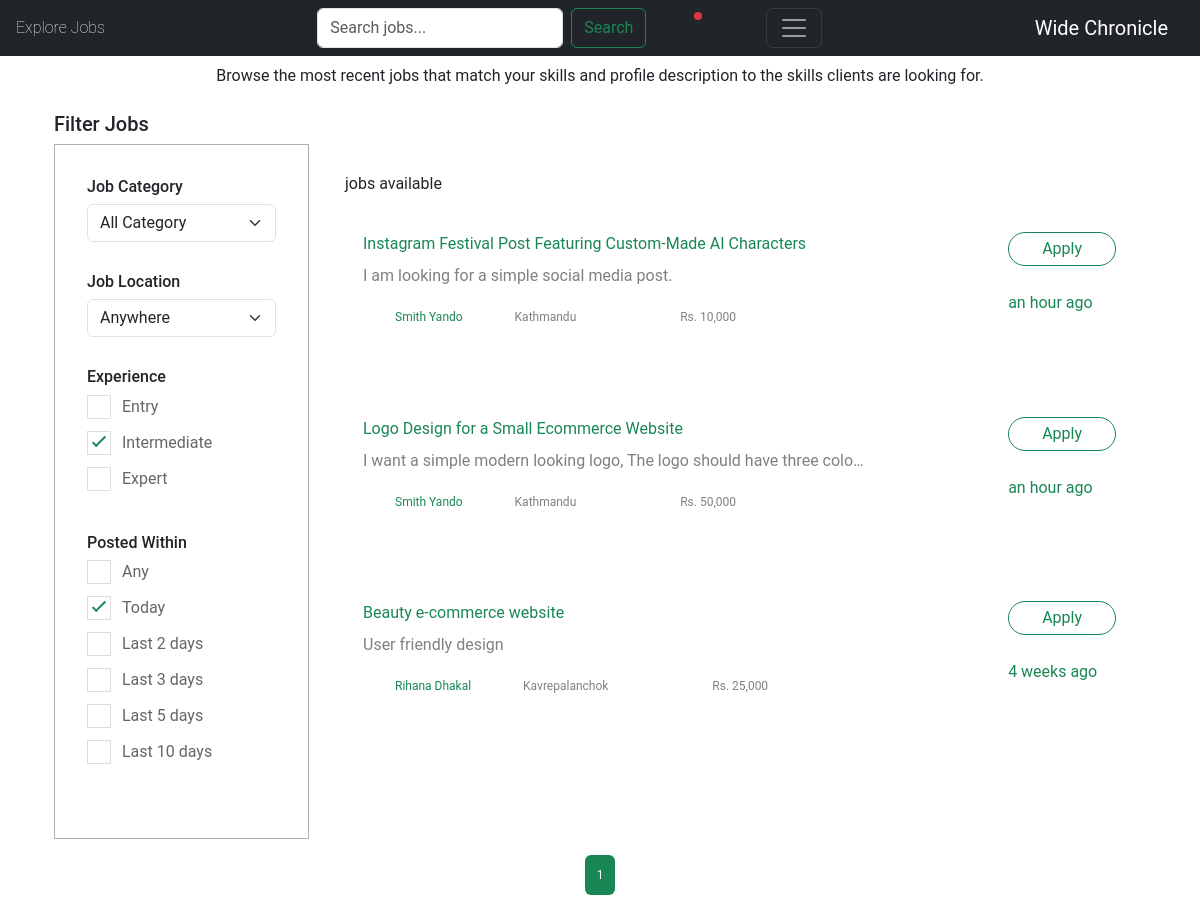
The page /find-work/ (signed in) on the database its author committed.
### jobs/models.py (models this page shows, shortened)
class Job(models.Model):
    buyer = models.ForeignKey(Buyer, on_delete=models.CASCADE)
    title = models.CharField(max_length=200)
    budget = models.IntegerField(validators=[MinValueValidator(1000)])
    description = models.TextField()
    requirement = models.TextField()
    expertise_required = models.CharField(choices=SPECIALITY_CHOICES, max_length=50, default="None" )
    timestamp = models.DateTimeField(auto_now_add=True)
    code = models.CharField(max_length=10, unique=True, primary_key=True,)
    class Meta:
        ordering = ['-timestamp']

class Buyer(models.Model):
    owner = models.OneToOneField(User, on_delete=models.CASCADE, )
    name = models.CharField(max_length=50)
    profile_pic = models.ImageField(upload_to="profile/")
    bio = models.TextField(blank=True)
    location = models.CharField(choices=LOCATION_CHOICES, max_length=100)

### jobs/views.py (the view)
# urls.py: path('find-work/',JobListView.as_view(), name='job-list'),
class JobListView(LoginRequiredMixin,ListView):
    model = Job
    template_name = 'jobs/job_list.html'
    context_object_name = 'jobs'
    paginate_by = 5
    login_url = 'handle-login'
    def get_context_data(self, **kwargs):
        context = super().get_context_data(**kwargs)
        query = self.request.GET.get('q')
        location = self.request.GET.get('location')
        if query:
            job_queryset = Job.objects.filter(title__icontains=query)
        elif location:
            job_queryset = Job.objects.filter(buyer__location=location)
        else:
            job_queryset = Job.objects.all()
        context['speciality_choices'] = SPECIALITY_CHOICES
        context['location_choices'] = LOCATION_CHOICES
        applied_jobs = ApplyJob.objects.filter(user=self.request.user).values_list('Job__code', flat=True)
        for job in job_queryset:
            job.has_applied = job.code in applied_jobs
        context['jobs'] = job_queryset
        return context
    def get_queryset(self):
        query = self.request.GET.get('q')
        location = self.request.GET.get('location')
        queryset = Job.objects.all()
        if query:
            queryset = queryset.filter(title__icontains=query)
        if location:
            queryset = queryset.filter(buyer__location=location)
        return queryset.order_by('-timestamp')

### accounts/models.py (called while the page is built)
    def role(self):
        if hasattr(self, 'seller'):
            return 'Seller'
        elif hasattr(self, 'buyer'):
            return 'Buyer'
        else:
            return None

    def name(user):
        if hasattr(user, 'seller'):
            return user.seller.name
        elif hasattr(user, 'buyer'):
            return user.buyer.name

    def profile_pic(user):
        if hasattr(user, 'seller'):
            return user.seller.profile_pic.url
        elif hasattr(user, 'buyer'):
            return user.buyer.profile_pic.url
        return user.profile_pic

### jobs/context_processors.py (called while the page is built)
def unread_notifications(request):
    if request.user.is_authenticated:
        unread_count = Notification.objects.filter(user=request.user, is_read=False).count()
    else:
        unread_count = 0
    return {
        'unread_notifications_count': unread_count
    }

### jobs/templates/jobs/job_list.html (shortened to what this page needs)
{% extends 'jobs/_base.html' %}
{% load humanize %}
{% block content%}
{% load icon %}
<div class="container ">
    <div class="row text-center pb-4 pt-2">
        <div>Browse the most recent jobs that match your skills and profile description to the skills clients are looking for.</div>
    </div>
    <div class="job-listing-area pt-120 pb-120">
        <div class="container">
            <div class="row">
                <div class="col-xl-3 col-lg-3 col-md-4">
                    <div class="row">
                        <div class="col-12">
                                <h5>Filter Jobs</h5>
                        </div>
                    </div>
                    <div class="job-category-listing mb-3">
                        <div class="single-listing">
                                 <h6>Job Category</h6>
                            <div class="select-job-items2">
                                <select name="select" class="form-select">
                                    <option value="">All Category</option>
                                </select>
                            </div>
                        </div>
                        <div class="single-listing">
                            <div class="small-section-tittle2">
                                <h6>Job Location</h6>
                            </div>
                            <div class="select-job-items2">
                                <form method="GET" action="{% url 'job-list' %}">
                                    <select name="location" class="form-select" onchange="this.form.submit()">
                                        <option value="">Anywhere</option>
                                    </select>
                                </form>
                            </div>
                        </div>
                        <div class="single-listing">
                            <div class="select-Categories pt-80 pb-50">
                                <div class="small-section-tittle2">
                                    <h6>Experience</h6>
                                </div>
                                <label class="container">Entry
                                    <span class="checkmark"></span>
                                </label>
                                <label class="container">Intermediate
                                    <span class="checkmark"></span>
                                </label>
                                <label class="container">Expert
                                    <span class="checkmark"></span>
                                </label>
                            </div>
                        </div>
                        <div class="single-listing">
                            <div class="select-Categories pb-50">
                                <div class="small-section-tittle2">
                                    <h6>Posted Within</h6>
                                </div>
                                <label class="container">Any
                                    <span class="checkmark"></span>
                                </label>
                                <label class="container">Today
                                    <span class="checkmark"></span>
                                </label>
                                <label class="container">Last 2 days
                                    <span class="checkmark"></span>
                                </label>
                                <label class="container">Last 3 days
                                    <span class="checkmark"></span>
                                </label>
                                <label class="container">Last 5 days
                                    <span class="checkmark"></span>
                                </label>
                                <label class="container">Last 10 days
                                    <span class="checkmark"></span>
                                </label>
                            </div>
                        </div>
                    </div>
                </div>
                <div class="col-xl-9 col-lg-9 col-md-8">
                    <section class="featured-job-area">
                        <div class="container">
                            <div class="row">
                                <div class="col-lg-12">
                                    <div>
                                        <span class="float-start">{{ total_jobs_count }} jobs available</span>
                                    </div>
                                </div>
                            </div>
                        {% for job in jobs %}
                        <div class="row">
                            <div class="single-job-items  ">
                                <div class="job-tittle col-8 float-start text-wrap">
                                        <a href="{% url 'job-detail' job.code %}" class=" text-decoration-none">
                                            {{ job.title}}
                                        </a>
                                        <p class="text-truncate pt-2 " >{{job.description}}</p>
                                        <ul>
                                            <li> {% icon "user" %} <a href="{% url 'buyer-detail' job.buyer.id %}">{{ job.buyer.name}} </a> </li>
                                            <li>{% icon "map-pin" %}{{ job.buyer.location}}</li>
                                            <li>Rs. {{job.budget|intcomma}}</li>
                                        </ul>
                                </div>
                                <div class="items-link float-end">
                                    <a href="{% url 'job-detail' job.code %}" class="text-decoration-none">Apply</a>
                                    <span>{{job.timestamp|naturaltime}}</span>
                                </div>
                            </div>
                        </div>
                        {% endfor %}
                        </div>
                    </section>
                </div>
            </div>
        </div>
    </div>
    <div class="pagination-area pb-115 text-center">
        <div class="container">
            <div class="row">
                <div class="col-12 text-center">
                    <nav aria-label="Page navigation ">
                        <ul class="pagination justify-content-center">
                            {% for num in page_obj.paginator.page_range %}
                                {% if num == page_obj.number %}
                                    <li class="page-item active" aria-current="page">
                                        <a class="page-link" href="?page={{ num }}">{{ num }}</a>
                                    </li>
                                {% elif num > page_obj.number|add:'-3' and num < page_obj.number|add:'3' %}
                                    <li class="page-item">
                                        <a class="page-link" href="?page={{ num }}">{{ num }}</a>
                                    </li>
                                {% endif %}
                            {% endfor %}
                        </ul>
                    </nav>
                </div>
            </div>
        </div>
    </div>
</div>
{% endblock content%}

### jobs/static/css/style.css (style rules this page uses)
a { color: #198754; }
.single-job-items { padding: 36px 30px; transition: .4s; }
.single-job-items .job-tittle a { color: #198754; transition: .4s; overflow: hidden; text-decoration: none; }
.single-job-items .job-tittle p { color: #808080; }
.single-job-items .job-tittle ul li { display: inline-block; margin-right: 48px; font-size: 12px; color: #808080; line-height: 1.8; }
.single-job-items .job-tittle ul li:last-child { margin-right: 0; }
.items-link a { color: #198754; border: 1px solid #198754; border-radius: 30px; padding: 4px 33px; text-align: center; margin-bottom: 25px; float:right; }
.items-link span { color: #198754; display: block; }
.job-category-listing { padding: 2rem; display: block; border: solid #b1b1b1 1px; }
.job-category-listing .single-listing { padding-bottom: 30px; }
.job-category-listing .single-listing .select-Categories .container { display: block; position: relative; padding-left: 35px; margin-bottom: 12px; cursor: pointer; color: #666666; font-size: 16px; user-select: none; }
.job-category-listing .single-listing .select-Categories .checkmark { position: absolute; top: 0; left: 0; height: 24px; width: 24px; border: 1px solid #ddd; }
.job-category-listing .single-listing .select-Categories .checkmark:after { content: ""; position: absolute; display: none; }
.job-category-listing .single-listing .select-Categories .container input:checked ~ .checkmark:after { display: block; }
.job-category-listing .single-listing .select-Categories .container .checkmark::after { left: 8px; top: 1px; width: 6px; height: 14px; border: solid #198754; border-width: 0px 2px 2px 0; transform: rotate(45deg); }
.pagination-area .page-item { margin: 0; }
.pagination-area .page-link { border: 0; font-size: 12px; text-align: center; background: none; box-shadow: none; outline: 0; color: #777777; padding: 11px 12px; background: #fff; margin: 0 3px; border-radius: 5px; border: 1px solid #f0f0f0; }
.pagination-area .page-item.active .page-link { z-index: 1; border: 0; position: relative; box-shadow: none; outline: 0; background: #198754; color: #fff; }

### jobs/static/css/main.css (style rules this page uses)
:root { --default-font: "Roboto", system-ui, -apple-system, "Segoe UI", Roboto, "Helvetica Neue", Arial, "Noto Sans", "Liberation Sans", sans-serif, "Apple Color Emoji", "Segoe UI Emoji", "Segoe UI Symbol", "Noto Color Emoji"; --heading-font: "Poppins", sans-serif; --nav-font: "Poppins", sans-serif; }
:root { --background-color: #ffffff; --default-color: #212529; --heading-color: #001973; --accent-color: #0d42ff; --surface-color: #ffffff; --contrast-color: #ffffff; }
:root { --nav-color: rgba(255, 255, 255, 0.6); --nav-hover-color: #ffffff; --nav-mobile-background-color: #ffffff; --nav-dropdown-background-color: #ffffff; --nav-dropdown-color: #212529; --nav-dropdown-hover-color: #0d42ff; }
:root { scroll-behavior: smooth; }
body { color: var(--default-color); background-color: var(--background-color); font-family: var(--default-font); }
a { color: var(--accent-color); text-decoration: none; transition: 0.3s; }
section, .section { color: var(--default-color); background-color: var(--background-color); padding: 60px 0; scroll-margin-top: 100px; overflow: clip; }

### rows shown on the page
Job: title "Instagram Festival Post Featuring Custom-Made AI Characters", description "I am looking for a simple social media post.", buyer.name "Smith Yando", buyer.location "Kathmandu", budget "10,000", timestamp "an hour ago"
Job: title "Logo Design for a Small Ecommerce Website", description "I want a simple modern looking logo, The logo should have three colo…", buyer.name "Smith Yando", buyer.location "Kathmandu", budget "50,000", timestamp "an hour ago"
Job: title "Beauty e-commerce website", description "User friendly design", buyer.name "Rihana Dhakal", buyer.location "Kavrepalanchok", budget "25,000", timestamp "4 weeks ago"

### other values the page prints
{{ num }} "1"
